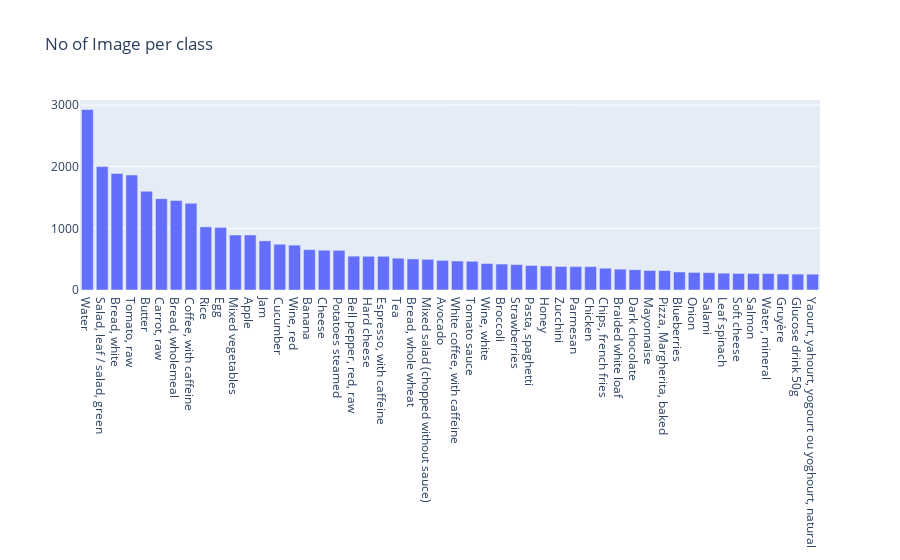
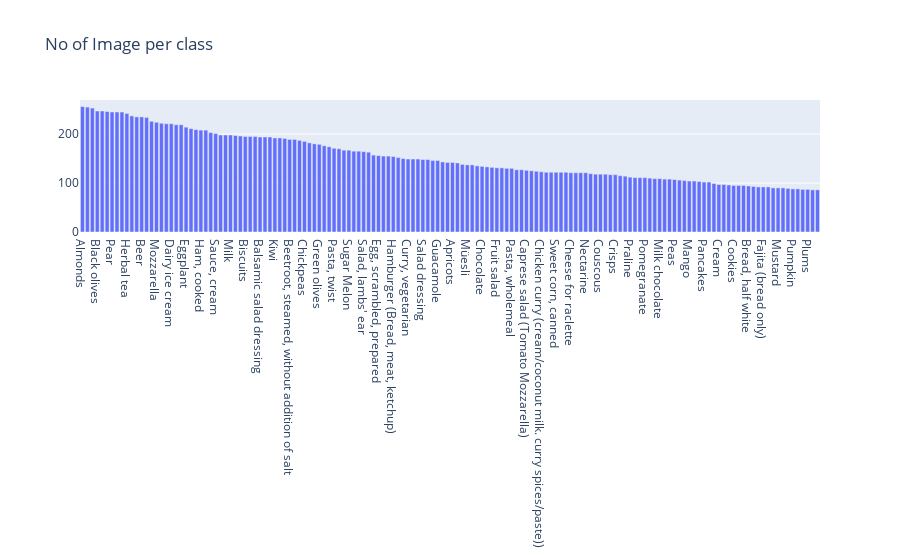

Notebook code cell kept with these figures, in order:
### Markdown cell above
### Data Visualization

### Code cell
fig = go.Figure([go.Bar(x=list(no_images_per_category.keys())[:50], y=list(no_images_per_category.values())[:50])])
fig.update_layout(
    title="No of Image per class",)

fig.show()

fig = go.Figure([go.Bar(x=list(no_images_per_category.keys())[50:200], y=list(no_images_per_category.values())[50:200])])
fig.update_layout(
    title="No of Image per class",)

fig.show()

fig = go.Figure([go.Bar(x=list(no_images_per_category.keys())[200:], y=list(no_images_per_category.values())[200:])])
fig.update_layout(
    title="No of Image per class",)

fig.write_image("output/figure1.png")

### Figure 1 — Plotly figure (JSON) as saved in the notebook; plotly's stock layout.template omitted (floating-point values rounded to 4 significant figures)
{"data": [{"type": "bar", "x": ["Water", "Salad, leaf / salad, green", "Bread, white", "Tomato, raw ", "Butter", "Carrot, raw", "Bread, wholemeal", "Coffee, with caffeine", "Rice", "Egg", "Mixed vegetables", "Apple", "Jam", "Cucumber", "Wine, red", "Banana", "Cheese", "Potatoes steamed", "Bell pepper, red, raw ", "Hard cheese", "Espresso, with caffeine", "Tea", "Bread, whole wheat", "Mixed salad (chopped without sauce)", "Avocado", "White coffee, with caffeine", "Tomato sauce", "Wine, white", "Broccoli", "Strawberries", "Pasta, spaghetti", "Honey", "Zucchini", "Parmesan", "Chicken", "Chips, french fries", "Braided white loaf", "Dark chocolate", "Mayonnaise", "Pizza, Margherita, baked", "Blueberries", "Onion", "Salami", "Leaf spinach", "Soft cheese", "Salmon", "Water, mineral", "Gruyère", "Glucose drink 50g", "Yaourt, yahourt, yogourt ou yoghourt, natural"], "y": [2928, 2002, 1891, 1865, 1601, 1482, 1452, 1406, 1024, 1015, 892, 892, 797, 742, 728, 654, 646, 644, 549, 547, 547, 516, 504, 498, 480, 470, 466, 430, 421, 412, 398, 390, 382, 380, 379, 354, 338, 329, 317, 316, 292, 285, 282, 273, 268, 268, 267, 260, 258, 257]}], "layout": {"title": {"text": "No of Image per class"}}}

### Figure 2 — Plotly figure (JSON) as saved in the notebook; plotly's stock layout.template omitted (floating-point values rounded to 4 significant figures; data arrays with more than 128 entries replaced by an {"elided": "..."} marker saying what was removed)
{"data": [{"type": "bar", "x": {"elided": "150 str values"}, "y": {"elided": "150 int values"}}], "layout": {"title": {"text": "No of Image per class"}}}
